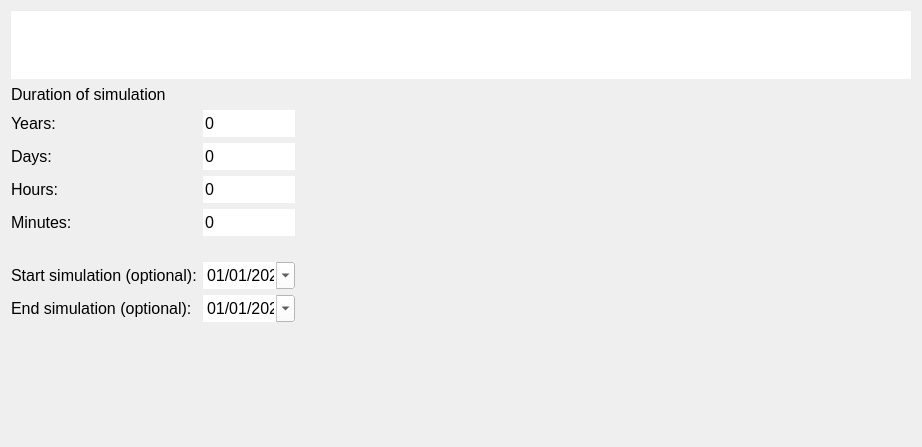
<?xml version="1.0" encoding="UTF-8"?>
<ui version="4.0">
 <class>Form</class>
 <widget class="QWidget" name="Form">
  <property name="windowModality">
   <enum>Qt::NonModal</enum>
  </property>
  <property name="geometry">
   <rect>
    <x>0</x>
    <y>0</y>
    <width>922</width>
    <height>447</height>
   </rect>
  </property>
  <property name="sizePolicy">
   <sizepolicy hsizetype="Expanding" vsizetype="Expanding">
    <horstretch>0</horstretch>
    <verstretch>0</verstretch>
   </sizepolicy>
  </property>
  <property name="windowTitle">
   <string>Form</string>
  </property>
  <property name="autoFillBackground">
   <bool>true</bool>
  </property>
  <layout class="QGridLayout" name="gridLayout">
   <item row="2" column="0">
    <widget class="QLabel" name="label_2">
     <property name="font">
      <font>
       <family>Segoe UI</family>
       <pointsize>12</pointsize>
      </font>
     </property>
     <property name="text">
      <string>Years:</string>
     </property>
    </widget>
   </item>
   <item row="9" column="1">
    <spacer name="verticalSpacer">
     <property name="orientation">
      <enum>Qt::Vertical</enum>
     </property>
     <property name="sizeHint" stdset="0">
      <size>
       <width>20</width>
       <height>40</height>
      </size>
     </property>
    </spacer>
   </item>
   <item row="1" column="0">
    <widget class="QLabel" name="label">
     <property name="sizePolicy">
      <sizepolicy hsizetype="Fixed" vsizetype="Minimum">
       <horstretch>0</horstretch>
       <verstretch>0</verstretch>
      </sizepolicy>
     </property>
     <property name="font">
      <font>
       <family>Segoe UI</family>
       <pointsize>12</pointsize>
      </font>
     </property>
     <property name="text">
      <string>Duration of simulation</string>
     </property>
    </widget>
   </item>
   <item row="5" column="0">
    <widget class="QLabel" name="label_5">
     <property name="font">
      <font>
       <family>Segoe UI</family>
       <pointsize>12</pointsize>
      </font>
     </property>
     <property name="text">
      <string>Minutes:</string>
     </property>
     <property name="margin">
      <number>0</number>
     </property>
    </widget>
   </item>
   <item row="5" column="1">
    <widget class="QSpinBox" name="spin_m">
     <property name="font">
      <font>
       <family>Segoe UI</family>
       <pointsize>12</pointsize>
      </font>
     </property>
     <property name="autoFillBackground">
      <bool>true</bool>
     </property>
     <property name="styleSheet">
      <string notr="true">QSpinBox {background-color: white;}</string>
     </property>
     <property name="frame">
      <bool>false</bool>
     </property>
     <property name="buttonSymbols">
      <enum>QAbstractSpinBox::NoButtons</enum>
     </property>
     <property name="maximum">
      <number>60</number>
     </property>
    </widget>
   </item>
   <item row="7" column="0">
    <widget class="QLabel" name="label_6">
     <property name="minimumSize">
      <size>
       <width>0</width>
       <height>0</height>
      </size>
     </property>
     <property name="font">
      <font>
       <family>Segoe UI</family>
       <pointsize>12</pointsize>
      </font>
     </property>
     <property name="text">
      <string>Start simulation (optional):</string>
     </property>
     <property name="margin">
      <number>0</number>
     </property>
    </widget>
   </item>
   <item row="7" column="1">
    <widget class="QDateEdit" name="start_date">
     <property name="sizePolicy">
      <sizepolicy hsizetype="Preferred" vsizetype="Fixed">
       <horstretch>0</horstretch>
       <verstretch>0</verstretch>
      </sizepolicy>
     </property>
     <property name="font">
      <font>
       <family>Segoe UI</family>
       <pointsize>12</pointsize>
      </font>
     </property>
     <property name="autoFillBackground">
      <bool>true</bool>
     </property>
     <property name="styleSheet">
      <string notr="true">QDateEdit {background-color: white;}</string>
     </property>
     <property name="frame">
      <bool>false</bool>
     </property>
     <property name="buttonSymbols">
      <enum>QAbstractSpinBox::NoButtons</enum>
     </property>
     <property name="displayFormat">
      <string>dd/MM/yyyy</string>
     </property>
     <property name="calendarPopup">
      <bool>true</bool>
     </property>
     <property name="date">
      <date>
       <year>2020</year>
       <month>1</month>
       <day>1</day>
      </date>
     </property>
    </widget>
   </item>
   <item row="3" column="0">
    <widget class="QLabel" name="label_3">
     <property name="font">
      <font>
       <family>Segoe UI</family>
       <pointsize>12</pointsize>
      </font>
     </property>
     <property name="text">
      <string>Days:</string>
     </property>
    </widget>
   </item>
   <item row="6" column="0">
    <spacer name="verticalSpacer_2">
     <property name="orientation">
      <enum>Qt::Vertical</enum>
     </property>
     <property name="sizeType">
      <enum>QSizePolicy::Fixed</enum>
     </property>
     <property name="sizeHint" stdset="0">
      <size>
       <width>20</width>
       <height>20</height>
      </size>
     </property>
    </spacer>
   </item>
   <item row="8" column="1">
    <widget class="QDateEdit" name="end_date">
     <property name="sizePolicy">
      <sizepolicy hsizetype="Preferred" vsizetype="Fixed">
       <horstretch>0</horstretch>
       <verstretch>0</verstretch>
      </sizepolicy>
     </property>
     <property name="font">
      <font>
       <family>Segoe UI</family>
       <pointsize>12</pointsize>
      </font>
     </property>
     <property name="autoFillBackground">
      <bool>true</bool>
     </property>
     <property name="styleSheet">
      <string notr="true">QDateEdit {background-color: white;}</string>
     </property>
     <property name="frame">
      <bool>false</bool>
     </property>
     <property name="buttonSymbols">
      <enum>QAbstractSpinBox::NoButtons</enum>
     </property>
     <property name="displayFormat">
      <string>dd/MM/yyyy</string>
     </property>
     <property name="calendarPopup">
      <bool>true</bool>
     </property>
     <property name="currentSectionIndex">
      <number>0</number>
     </property>
     <property name="date">
      <date>
       <year>2020</year>
       <month>1</month>
       <day>1</day>
      </date>
     </property>
    </widget>
   </item>
   <item row="4" column="0">
    <widget class="QLabel" name="label_4">
     <property name="font">
      <font>
       <family>Segoe UI</family>
       <pointsize>12</pointsize>
      </font>
     </property>
     <property name="text">
      <string>Hours:</string>
     </property>
    </widget>
   </item>
   <item row="8" column="0">
    <widget class="QLabel" name="label_7">
     <property name="font">
      <font>
       <family>Segoe UI</family>
       <pointsize>12</pointsize>
      </font>
     </property>
     <property name="text">
      <string>End simulation (optional):</string>
     </property>
    </widget>
   </item>
   <item row="2" column="1">
    <widget class="QSpinBox" name="spin_y">
     <property name="font">
      <font>
       <family>Segoe UI</family>
       <pointsize>12</pointsize>
      </font>
     </property>
     <property name="focusPolicy">
      <enum>Qt::WheelFocus</enum>
     </property>
     <property name="autoFillBackground">
      <bool>true</bool>
     </property>
     <property name="styleSheet">
      <string notr="true">QSpinBox {background-color: white;}</string>
     </property>
     <property name="frame">
      <bool>false</bool>
     </property>
     <property name="buttonSymbols">
      <enum>QAbstractSpinBox::NoButtons</enum>
     </property>
     <property name="keyboardTracking">
      <bool>true</bool>
     </property>
     <property name="maximum">
      <number>9999</number>
     </property>
    </widget>
   </item>
   <item row="4" column="1">
    <widget class="QSpinBox" name="spin_h">
     <property name="font">
      <font>
       <family>Segoe UI</family>
       <pointsize>12</pointsize>
      </font>
     </property>
     <property name="autoFillBackground">
      <bool>true</bool>
     </property>
     <property name="styleSheet">
      <string notr="true">QSpinBox {background-color: white;}</string>
     </property>
     <property name="frame">
      <bool>false</bool>
     </property>
     <property name="buttonSymbols">
      <enum>QAbstractSpinBox::NoButtons</enum>
     </property>
     <property name="maximum">
      <number>24</number>
     </property>
    </widget>
   </item>
   <item row="3" column="1">
    <widget class="QSpinBox" name="spin_d">
     <property name="font">
      <font>
       <family>Segoe UI</family>
       <pointsize>12</pointsize>
      </font>
     </property>
     <property name="autoFillBackground">
      <bool>true</bool>
     </property>
     <property name="styleSheet">
      <string notr="true">QSpinBox {background-color: white;}</string>
     </property>
     <property name="frame">
      <bool>false</bool>
     </property>
     <property name="buttonSymbols">
      <enum>QAbstractSpinBox::NoButtons</enum>
     </property>
     <property name="maximum">
      <number>366</number>
     </property>
    </widget>
   </item>
   <item row="2" column="2">
    <spacer name="horizontalSpacer">
     <property name="orientation">
      <enum>Qt::Horizontal</enum>
     </property>
     <property name="sizeHint" stdset="0">
      <size>
       <width>40</width>
       <height>20</height>
      </size>
     </property>
    </spacer>
   </item>
   <item row="0" column="0" colspan="3">
    <widget class="QGraphicsView" name="gv_svg">
     <property name="sizePolicy">
      <sizepolicy hsizetype="Expanding" vsizetype="Minimum">
       <horstretch>0</horstretch>
       <verstretch>0</verstretch>
      </sizepolicy>
     </property>
     <property name="frameShape">
      <enum>QFrame::NoFrame</enum>
     </property>
     <property name="verticalScrollBarPolicy">
      <enum>Qt::ScrollBarAlwaysOff</enum>
     </property>
     <property name="horizontalScrollBarPolicy">
      <enum>Qt::ScrollBarAlwaysOff</enum>
     </property>
     <property name="sizeAdjustPolicy">
      <enum>QAbstractScrollArea::AdjustToContents</enum>
     </property>
    </widget>
   </item>
  </layout>
 </widget>
 <resources/>
 <connections/>
</ui>
